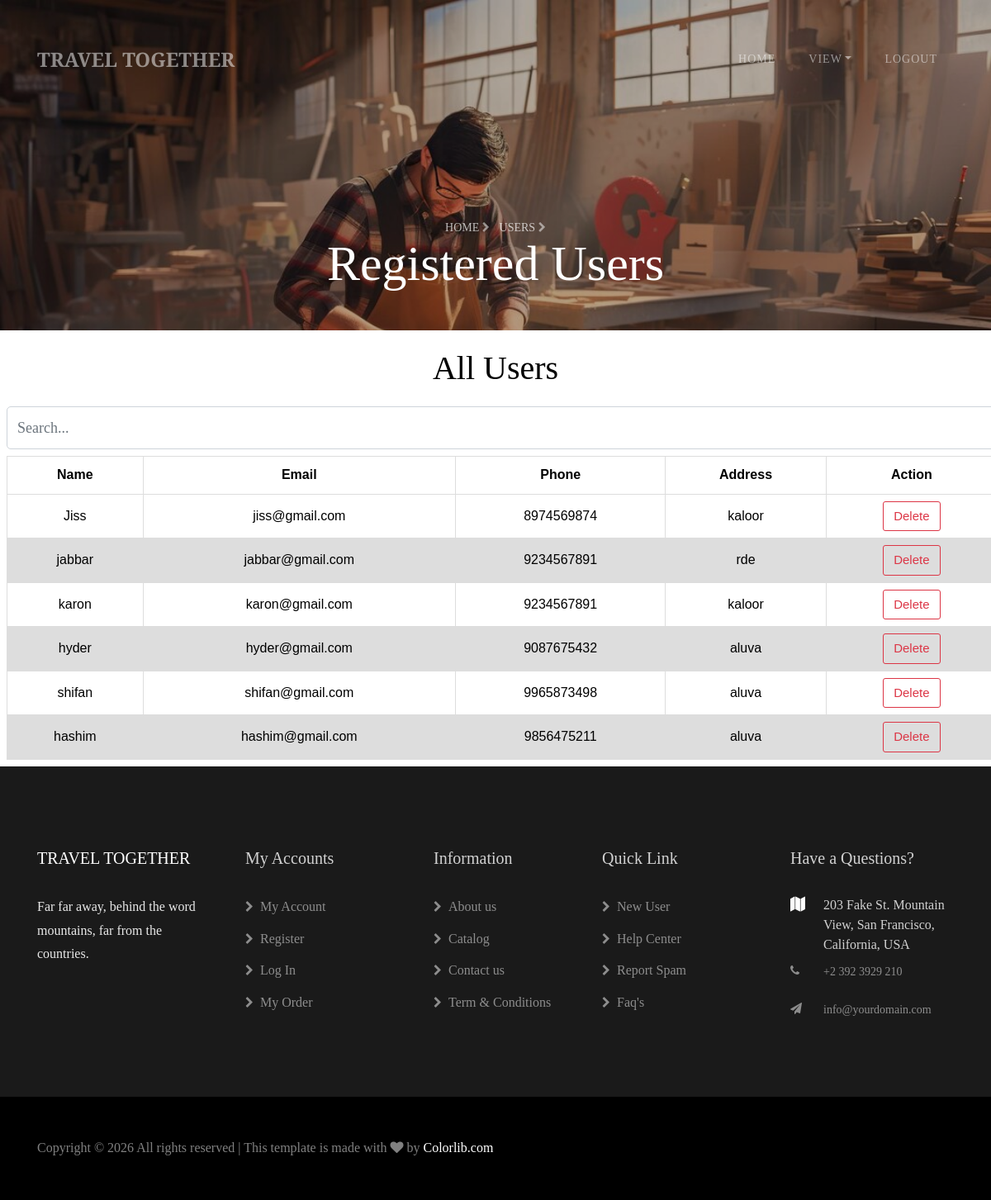
Page /adminViewUser/ on the committed database.
### CraftifyApp/models.py (models this page shows, shortened)
class User(models.Model):
    name = models.CharField(max_length=100)
    email = models.EmailField(max_length=100)
    phone = models.IntegerField()
    address = models.CharField(max_length=300)
    loginid = models.ForeignKey(Login, on_delete=models.CASCADE)

### CraftifyApp/views.py (the view)
# urls.py: path('adminViewUser/', views.adminViewUser, name='adminViewUser'),
def adminViewUser(request):
    data = User.objects.all()  # Fetch all users
    return render(request, 'ADMIN/adminViewUser.html', {"data": data})

### templates/ADMIN/adminViewUser.html (shortened to what this page needs)
{% extends 'ADMIN/adminBase.html' %}
{% block header %}
<section class="hero-wrap hero-wrap-2" style="background-image: url('../static/images/bg_2.jpg');"
    data-stellar-background-ratio="0.5">
    <div class="overlay"></div>
    <div class="container">
        <div class="row no-gutters slider-text align-items-end justify-content-center">
            <div class="col-md-9 ftco-animate mb-5 text-center">
                <p class="breadcrumbs mb-0">
                    <span class="mr-2"><a href="/adminHome">Home <i class="fa fa-chevron-right"></i></a></span>
                    <span>Users <i class="fa fa-chevron-right"></i></span>
                </p>
                <h2 class="mb-0 bread">Registered Users</h2>
            </div>
        </div>
    </div>
</section>
<center>
    {% if data %}
    <h1 class="m-3 bread">All Users</h1>
    <input type="text" class="form-control" id="searchInput" style="width: 100%; margin: 8px;" placeholder="Search...">
    <table id="table">
        <thead>
            <tr>
                <th>Name</th>
                <th>Email</th>
                <th>Phone</th>
                <th>Address</th>
                <th>Action</th>
            </tr>
        </thead>
        <tbody id="tableBody">
            {% for i in data %}
            <tr id="row{{ forloop.counter }}">
                <td>{{ i.name }}</td>
                <td>{{ i.email }}</td>
                <td>{{ i.phone }}</td>
                <td>{{ i.address }}</td>
                <td style="text-align: center;">
                    <a href="/manageUser/?id={{ i.loginid_id }}&status=Delete"
                     class="btn btn-outline-danger"
                     onclick="return confirm('Delete this user?')">
                     Delete
                     </a>
                </td>
            </tr>
            {% endfor %}
        </tbody>
    </table>
    {% else %}
    <h1 class="m-3">No Users Found</h1>
    {% endif %}
</center>
{% endblock %}

### templates/ADMIN/adminViewUser.html (style rules this page uses)
table { font-family: arial, sans-serif; border-collapse: collapse; width: 100%; margin: 8px; }
td, th { border: 1px solid #dddddd; text-align: center; padding: 8px; color: black; }
tr:nth-child(even) { background-color: #dddddd; }

### rows in the picture
User: name "Jiss", email "jiss@gmail.com", phone "8974569874", address "kaloor"
User: name "jabbar", email "jabbar@gmail.com", phone "9234567891", address "rde"
User: name "karon", email "karon@gmail.com", phone "9234567891", address "kaloor"
User: name "hyder", email "hyder@gmail.com", phone "9087675432", address "aluva"
User: name "shifan", email "shifan@gmail.com", phone "9965873498", address "aluva"
User: name "hashim", email "hashim@gmail.com", phone "9856475211", address "aluva"
